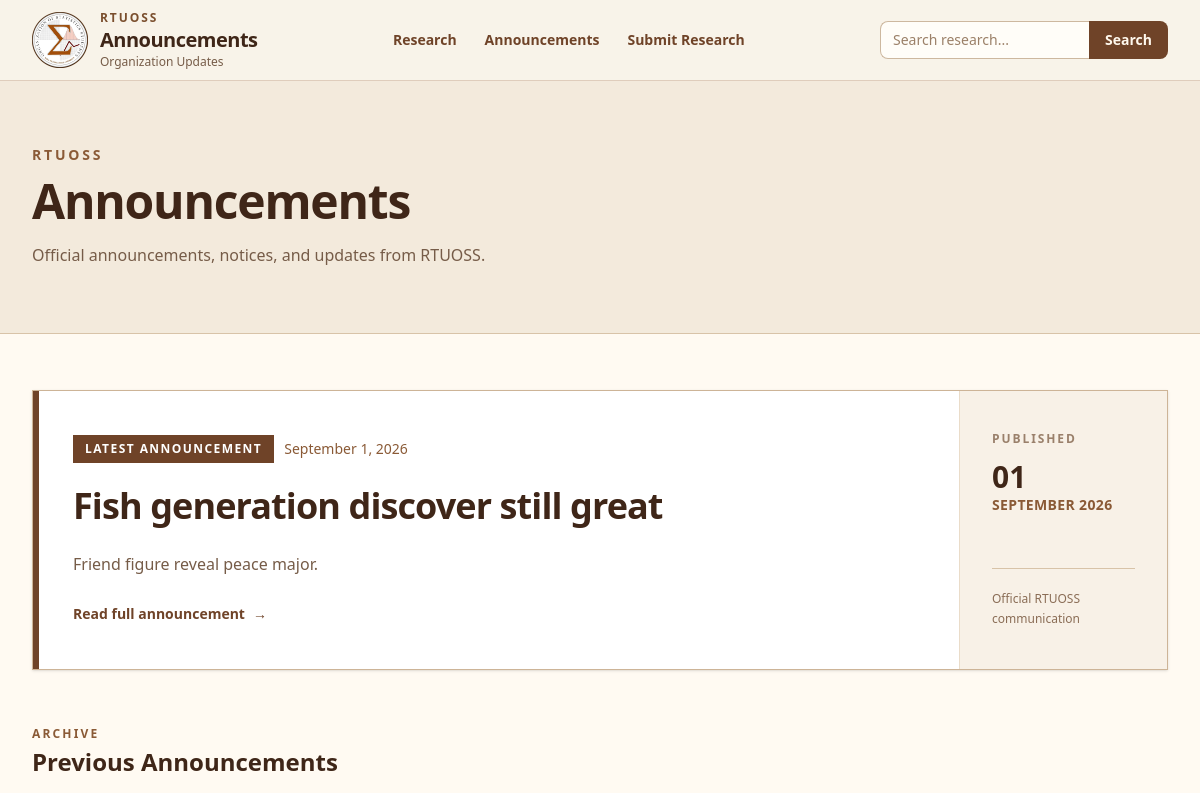
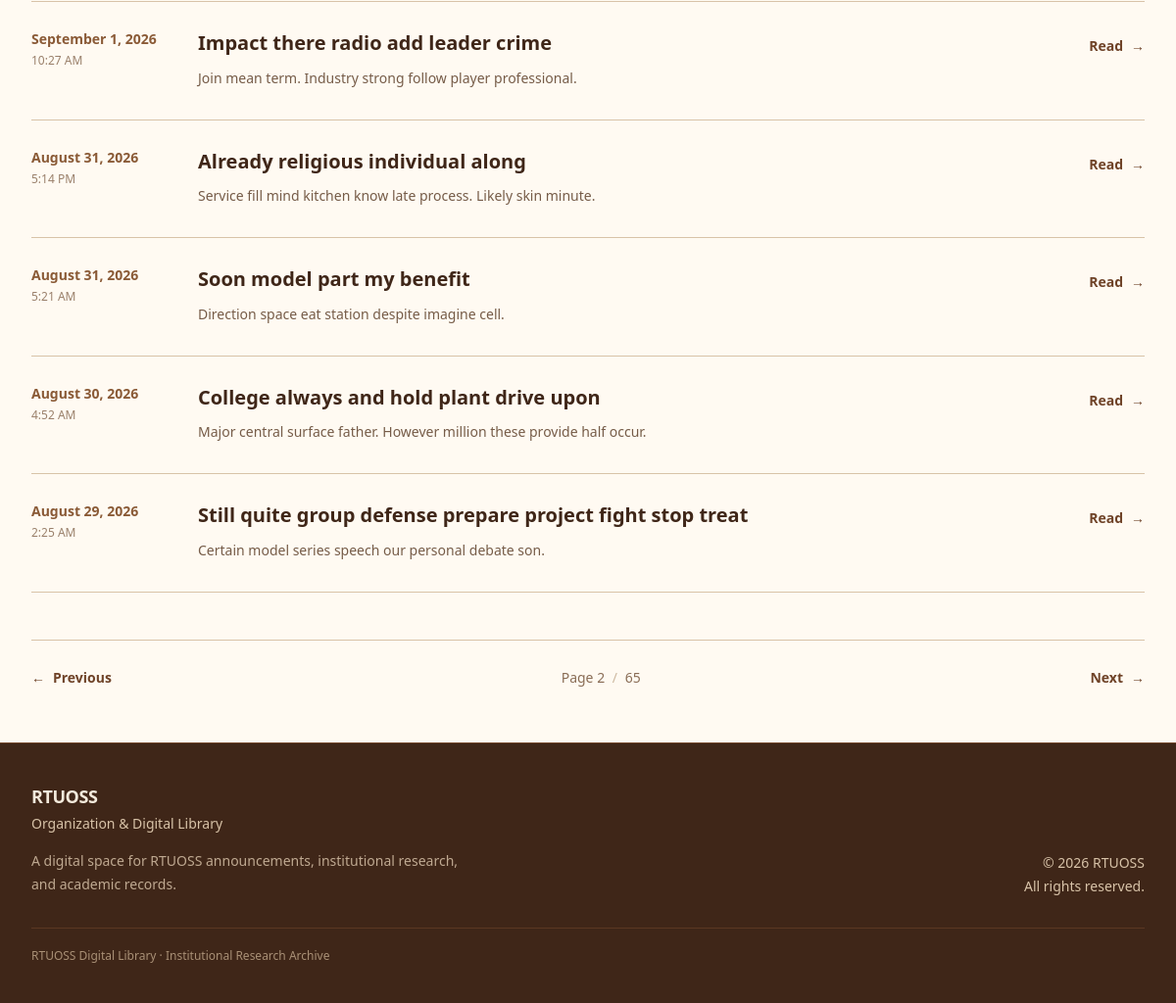
Screenshot of /?page=2 with the database file from the repository (2 pictures, top to bottom).
### org/models.py (models this page shows, shortened)
class Announcement(models.Model):
  title = models.CharField(max_length=250)
  slug = models.SlugField(max_length=300, unique=True)
  summary = models.TextField(
    help_text='Short summary shown on the announcement page.'
  )
  content = models.TextField()
  published_at = models.DateTimeField()
  created_at = models.DateTimeField(auto_now_add=True)
  updated_at = models.DateTimeField(auto_now=True)
  is_published = models.BooleanField(default=False)
  class Meta:
    ordering = ['-published_at']

### org/views.py (the view)
# urls.py: path("", views.home, name="home"),
def home(request):
    announcements = Announcement.objects.filter(
        is_published=True,
    ).order_by(
        "-published_at",
        "-created_at",
    )
    paginator = Paginator(announcements, 6)
    page_number = request.GET.get("page")
    page_obj = paginator.get_page(page_number)
    return render(request, "org/home.html", {
        "announcements": page_obj,
        "page_obj": page_obj,
    })

### org/templates/org/home.html (shortened to what this page needs)
{% extends "base.html" %}
{% block content %}
<section class="border-b border-[#d8c3a8] bg-[#f3eadc]">
    <div class="mx-auto max-w-7xl px-4 py-10 sm:px-6 sm:py-14 lg:px-8 lg:py-16">
        <div class="max-w-3xl">
            <p class="text-xs font-semibold uppercase tracking-[0.18em] text-[#8a5a36] sm:text-sm sm:tracking-[0.2em]">
                RTUOSS
            </p>
        <h1 class="mt-2 text-3xl font-semibold tracking-tight text-[#3f2618] sm:mt-3 sm:text-5xl">
            Announcements
        </h1>
        <p class="mt-3 max-w-2xl text-sm leading-6 text-[#765c48] sm:mt-4 sm:text-base sm:leading-7">
            Official announcements, notices, and updates from RTUOSS.
        </p>
    </div>
</div>
</section>
<section class="bg-[#fffaf2]">
    <div class="mx-auto max-w-7xl px-4 py-10 sm:px-6 sm:py-14 lg:px-8">
    {% if announcements %}
        {% with latest=announcements.0 %}
            <article class="relative overflow-hidden border border-[#cdb497] bg-white shadow-sm">
                <div class="absolute inset-y-0 left-0 w-1 bg-[#6f4328] sm:w-1.5"></div>
                <div class="grid lg:grid-cols-[1fr_auto]">
                    <div class="px-5 py-7 sm:px-8 sm:py-9 lg:px-10 lg:py-11">
                        <div class="flex flex-wrap items-center gap-2.5">
                            <span class="inline-flex items-center bg-[#6f4328] px-2.5 py-1.5 text-[10px] font-semibold uppercase tracking-[0.12em] text-white sm:px-3 sm:text-xs">
                                Latest Announcement
                            </span>
                            <span class="text-xs text-[#8a5a36] sm:text-sm">
                                {{ latest.published_at|date:"F j, Y" }}
                            </span>
                        </div>
                        <h2 class="mt-4 text-2xl font-semibold leading-tight tracking-tight text-[#3f2618] sm:mt-5 sm:text-3xl lg:text-4xl">
                            <a
                                href="{% url 'org:announcement_detail' latest.slug %}"
                                class="transition hover:text-[#8a5a36]"
                            >
                                {{ latest.title }}
                            </a>
                        </h2>
                        {% if latest.summary %}
                            <p class="mt-4 max-w-3xl text-sm leading-7 text-[#765c48] sm:mt-5 sm:text-base sm:leading-8">
                                {{ latest.summary }}
                            </p>
                        {% endif %}
                        <a
                            href="{% url 'org:announcement_detail' latest.slug %}"
                            class="mt-6 inline-flex items-center gap-2 text-sm font-semibold text-[#6f4328] transition hover:text-[#3f2618]"
                        >
                            Read full announcement
                            <span aria-hidden="true">→</span>
                        </a>
                    </div>
                    <div class="hidden border-l border-[#eadcc9] bg-[#f8f1e7] px-8 py-10 lg:flex lg:w-52 lg:flex-col lg:justify-between">
                        <div>
                            <p class="text-xs font-semibold uppercase tracking-[0.16em] text-[#9a806b]">
                                Published
                            </p>
                            <p class="mt-3 text-3xl font-semibold text-[#3f2618]">
                                {{ latest.published_at|date:"d" }}
                            </p>
                            <p class="text-sm font-semibold uppercase tracking-wide text-[#8a5a36]">
                                {{ latest.published_at|date:"F Y" }}
                            </p>
                        </div>
                        <div class="border-t border-[#d8c3a8] pt-5">
                            <p class="text-xs leading-5 text-[#8a6d56]">
                                Official RTUOSS communication
                            </p>
                        </div>
                    </div>
                </div>
            </article>
        {% endwith %}
        {% if announcements|length > 1 %}
            <div class="mt-10 sm:mt-14">
                <div class="border-b border-[#d8c3a8] pb-4">
                    <p class="text-[11px] font-semibold uppercase tracking-[0.16em] text-[#8a5a36] sm:text-xs sm:tracking-[0.18em]">
                        Archive
                    </p>
                    <h2 class="mt-1 text-xl font-semibold text-[#3f2618] sm:text-2xl">
                        Previous Announcements
                    </h2>
                </div>
                <div class="divide-y divide-[#d8c3a8] border-b border-[#d8c3a8]">
                    {% for announcement in announcements|slice:"1:" %}
                        <article class="group py-6 sm:py-7">
                            <div class="grid gap-3 sm:gap-5 md:grid-cols-[150px_1fr_auto] md:items-start">
                                <div>
                                    <p class="text-xs font-semibold text-[#8a5a36] sm:text-sm">
                                        {{ announcement.published_at|date:"F j, Y" }}
                                    </p>
                                    <p class="mt-1 text-xs text-[#9a806b]">
                                        {{ announcement.published_at|date:"g:i A" }}
                                    </p>
                                </div>
                                <div>
                                    <h3 class="text-lg font-semibold leading-snug text-[#3f2618] sm:text-xl">
                                        <a
                                            href="{% url 'org:announcement_detail' announcement.slug %}"
                                            class="transition group-hover:text-[#8a5a36]"
                                        >
                                            {{ announcement.title }}
                                        </a>
                                    </h3>
                                    {% if announcement.summary %}
                                        <p class="mt-2 text-sm leading-6 text-[#765c48] sm:leading-7">
                                            {{ announcement.summary }}
                                        </p>
                                    {% endif %}
                                </div>
                                <div class="pt-1">
                                    <a
                                        href="{% url 'org:announcement_detail' announcement.slug %}"
                                        class="inline-flex items-center gap-2 text-sm font-semibold text-[#6f4328] transition group-hover:text-[#3f2618]"
                                    >
                                        Read
                                        <span aria-hidden="true">→</span>
                                    </a>
                                </div>
                            </div>
                        </article>
                    {% endfor %}
                </div>
            </div>
        {% endif %}
        {% if page_obj.paginator.num_pages > 1 %}
            <nav
                class="mt-10 flex items-center justify-between border-t border-[#d8c3a8] pt-6 sm:mt-12 sm:pt-7"
                aria-label="Announcements pagination"
            >
                {% if page_obj.has_previous %}
                    <a
                        href="?page={{ page_obj.previous_page_number }}"
                        class="group inline-flex items-center gap-2 text-sm font-semibold text-[#6f4328] transition hover:text-[#3f2618]"
                    >
                        <span
                            aria-hidden="true"
                            class="transition-transform group-hover:-translate-x-1"
                        >
                            ←
                        </span>
                        Previous
                    </a>
                {% else %}
                    <span class="inline-flex items-center gap-2 text-sm text-[#c4ae97]">
                        <span aria-hidden="true">←</span>
                        Previous
                    </span>
                {% endif %}
                <span class="text-xs font-medium text-[#8a6d56] sm:text-sm">
                    Page {{ page_obj.number }}
                    <span class="mx-1 text-[#cdb89f]">/</span>
                    {{ page_obj.paginator.num_pages }}
                </span>
                {% if page_obj.has_next %}
                    <a
                        href="?page={{ page_obj.next_page_number }}"
                        class="group inline-flex items-center gap-2 text-sm font-semibold text-[#6f4328] transition hover:text-[#3f2618]"
                    >
                        Next
                        <span
                            aria-hidden="true"
                            class="transition-transform group-hover:translate-x-1"
                        >
                            →
                        </span>
                    </a>
                {% else %}
                    <span class="inline-flex items-center gap-2 text-sm text-[#c4ae97]">
                        Next
                        <span aria-hidden="true">→</span>
                    </span>
                {% endif %}
            </nav>
        {% endif %}
    {% endif %}
</div>
</section>
{% endblock %}

### theme/templates/base.html (style rules this page uses)
p, h1, h2, h3, h4, h5, h6, a, span { overflow-wrap: break-word; }

### rows the page displays
Announcement: published_at "September 1, 2026", title "Fish generation discover still great", summary "Friend figure reveal peace major.", published_at "01", published_at "SEPTEMBER 2026"
Announcement: published_at "September 1, 2026", published_at "10:27 AM", title "Impact there radio add leader crime", summary "Join mean term. Industry strong follow player professional."
Announcement: published_at "August 31, 2026", published_at "5:14 PM", title "Already religious individual along", summary "Service fill mind kitchen know late process. Likely skin minute."
Announcement: published_at "August 31, 2026", published_at "5:21 AM", title "Soon model part my benefit", summary "Direction space eat station despite imagine cell."
Announcement: published_at "August 30, 2026", published_at "4:52 AM", title "College always and hold plant drive upon", summary "Major central surface father. However million these provide half occur."
Announcement: published_at "August 29, 2026", published_at "2:25 AM", title "Still quite group defense prepare project fight stop treat", summary "Certain model series speech our personal debate son."

### other values shown
{{ page_obj.number }} "2"
{{ page_obj.paginator.num_pages }} "65"
